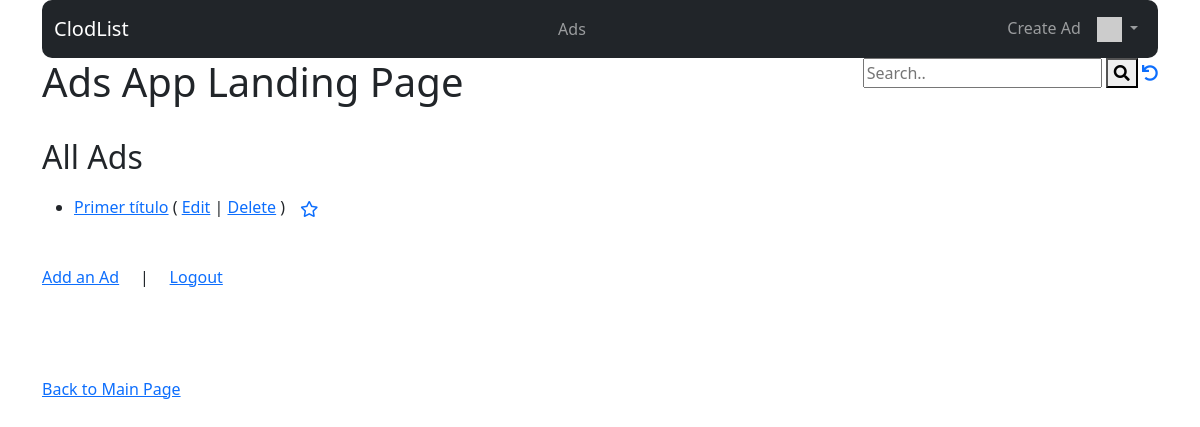
The app's page /ads/ (signed in), older data.
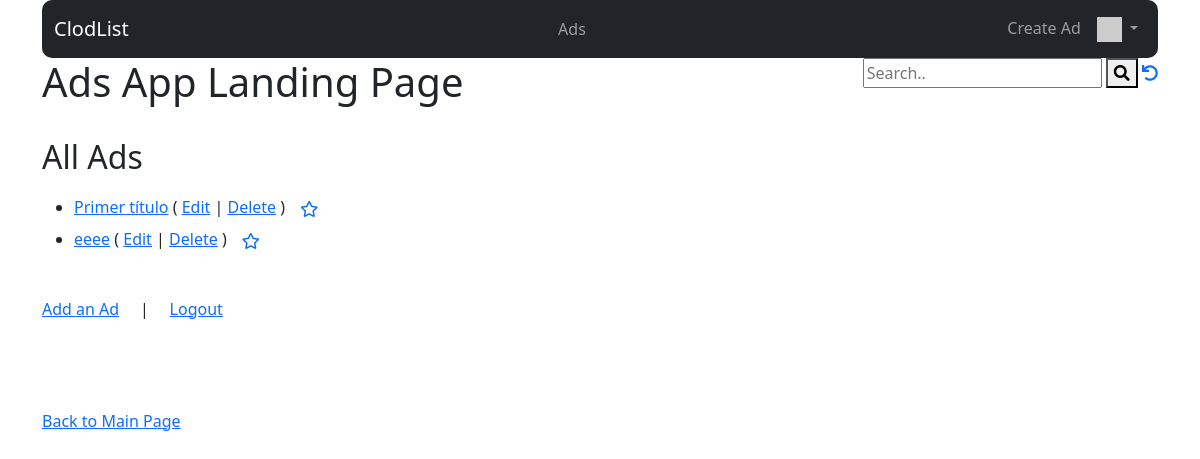
The same page, newer data.
### ads/models.py (models this page shows, shortened)
class Ad(models.Model) :
    title = models.CharField(
            max_length=200,
            validators=[MinLengthValidator(2, "Title must be greater than 2 characters")]
    )
    price = models.DecimalField(max_digits=7, decimal_places=2, null=True)
    text = models.TextField()
    tags = TaggableManager(blank=True)
    owner = models.ForeignKey(settings.AUTH_USER_MODEL, on_delete=models.CASCADE)
    comments = models.ManyToManyField(settings.AUTH_USER_MODEL,
        through='Comment', related_name='comments_owned')
    favorites = models.ManyToManyField(settings.AUTH_USER_MODEL,
        through='Fav', related_name='favorite_ads')
    picture = models.BinaryField(null=True, blank=True, editable=True)
    content_type = models.CharField(max_length=256, null=True, blank=True,
                                    help_text='The MIMEType of the file')
    created_at = models.DateTimeField(auto_now_add=True)
    updated_at = models.DateTimeField(auto_now=True)

### ads/views.py (the view)
# urls.py: path('', views.AdListView.as_view(), name='all'),
class AdListView(OwnerListView):
    model = Ad
    template_name = "ads/ad_list.html"
    def get(self, request) :
        strval =  request.GET.get("search", False)
        if strval :
            query = Q(title__icontains=strval)
            query.add(Q(text__icontains=strval), Q.OR)
            ad_list = Ad.objects.filter(query).select_related().distinct().order_by('-updated_at')[:10]
        else :
            ad_list = Ad.objects.all().order_by('-updated_at')[:10]
        for obj in ad_list:
            obj.natural_updated = naturaltime(obj.updated_at)
        if request.user.is_authenticated:
            rows = request.user.favorite_ads.values('id')
            favorites = [ row['id'] for row in rows ]
        else:
            favorites = []
        ctx = {'ad_list' : ad_list, 'search': strval, 'favorites': favorites}
        return render(request, self.template_name, ctx)

### home/context_processors.py (called while the page is built)
def settings(request):
    return {
        'settings': django_settings,
    }

### home/templatetags/app_tags.py (called while the page is built)
@register.filter(name='gravatar')
def gravatar(user, size=35):
    email = str(user.email.strip().lower()).encode('utf-8')
    email_hash = md5(email).hexdigest()
    url = "//www.gravatar.com/avatar/{0}?s={1}&d=identicon&r=PG"
    return url.format(email_hash, size)

### ads/templates/ads/ad_list.html (shortened to what this page needs)
{% extends "base_menu.html" %}
{% block content %}
  <div style="float:right">
    <form>
      <input type="text"
             placeholder="Search.."
             name="search"
             {% if search %}value="{{ search }}"{% endif %}>
      <button type="submit">
        <i class="fa fa-search"></i>
      </button>
      <a href="{% url 'ads:all' %}"><i class="fa fa-undo"></i></a>
    </form>
  </div>
  <h1>Ads App Landing Page</h1>
  <br />
  <h2>All Ads</h2>
  <p>
    {% if ad_list %}
      <ul>
        {% for ad in ad_list %}
          <li>
            <a href="{% url 'ads:ad_detail' ad.id %}">{{ ad.title }}</a>
            {% if ad.owner == user %}
              (
              <a href="{% url 'ads:ad_update' ad.id %}">Edit</a> |
              <a href="{% url 'ads:ad_delete' ad.id %}">Delete</a>
              )
            {% endif %}
            {% if user.is_authenticated %}
              <a href="#"
                 onclick="favPost('{% url 'ads:ad_favorite' ad.id %}', {{ ad.id }} );return false;"
                 id="unfavorite_star_{{ ad.id }}">
                <span class="fa-stack" style="vertical-align: middle;">
                  <i class="fa fa-star-o fa-stack-1x"></i>
                </span>
              </a>
            {% endif %}
          </li>
        {% endfor %}
      </ul>
    {% else %}
      <p>There are no ads in the database.</p>
    {% endif %}
  </p>
<p>
  <a href="{% url 'ads:ad_create' %}">Add an Ad</a> &nbsp; &nbsp;   |  &nbsp; &nbsp;
  {% if user.is_authenticated %}
    <a href="{% url 'logout' %}?next={% url 'ads:all' %}">Logout</a>
  {% else %}
    <a href="{% url 'login' %}?next={% url 'ads:all' %}">Login</a>
  {% endif %}
</p>
<p>
  <a href="{% url 'home:home' %}">Back to Main Page</a>
</p>
{% endblock %}

Row changes from the older to the newer data that the page shows:
added Ad: title "eeee", shows "Edit"
